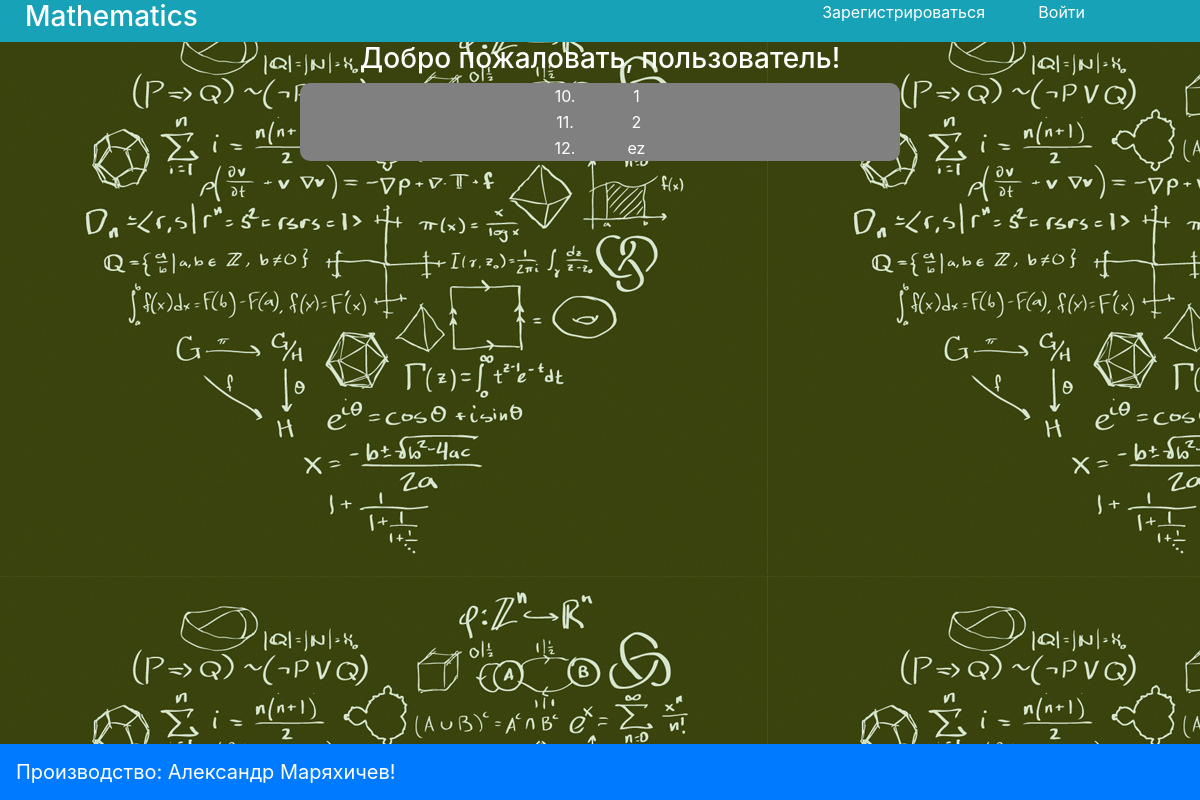
The app's page /, older data.
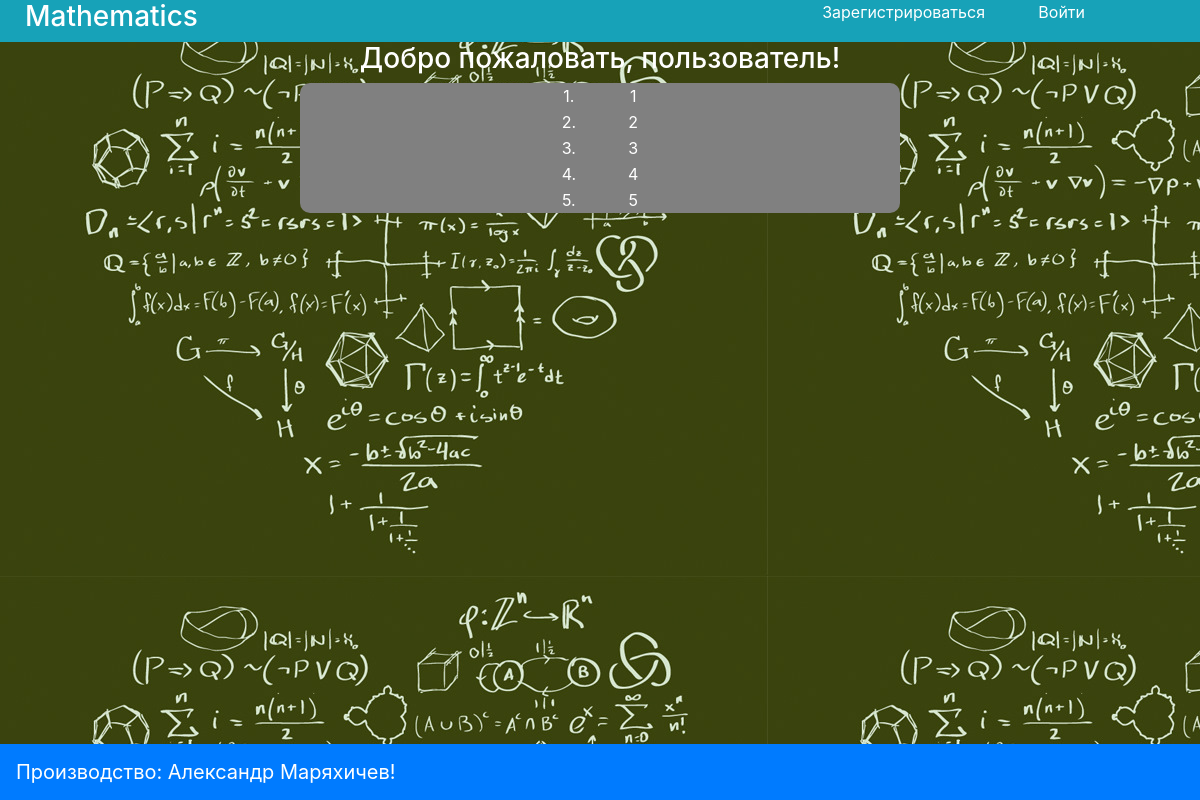
The same page, newer data.
### web/apps/mathem/models.py (models this page shows, shortened)
class Question(models.Model):
    question_title=models.CharField('название вопроса', max_length=200)
    question_text=models.TextField('название вопроса')
    answer_text=models.IntegerField('ответ')
    class Meta:
        verbose_name='Вопрос'
        verbose_name_plural='Вопросы'

### web/apps/registration/views.py (the view)
# urls.py: path('', views.index, name = 'index'),
def index(request):
    latest_question_list=Question.objects.all() #order_by
    username = 'пользователь'
    if request.user.is_authenticated:
        username = request.user
        user_id = username.id
        a = get_object_or_404(Profile, id = user_id)
        list_finish_question = a.solved_task
        list_false_finished_question = a.wrong_solved_task
        if list_finish_question:
            list_finish_question = TextToMass(list_finish_question)
        else:
            list_finish_question = []
        if list_false_finished_question:
            list_false_finished_question = TextToMass(list_false_finished_question)
        else:
            list_false_finished_question = []
    else:
        list_finish_question = []
        list_false_finished_question = []
    context = {'user_name': username, 'latest_question_list':latest_question_list, 'list_finish_question': list_finish_question,
    'list_false_finished_question':list_false_finished_question }
    return render(request, 'registration/index.html', context)

### web/templates/registration/index.html (shortened to what this page needs)
{% extends 'base.html' %}
{% block main %}
<div class="container-fluid">
    <div class="row" style="background-color:#17a2b8!important" >
            <div class="col-6 col-sm-6 col-md-6 col-lg-6 col-xl-6">
               <h3 >  <a style="color:white; padding-left:10px" href="{% url 'registration:index' %}">Mathematics</a> </h3>
            </div>
        {% if request.user.is_authenticated %}
            <div class="col-2 col-sm-2 col-md-2 col-lg-2 col-xl-3" >
            </div>
            <div class="col-2 col-sm-2 col-md-2 col-lg-2 col-xl-2" align = "right">
                  <a href="{% url 'mathem:see_profile' %}" style="color:white">{{user_name}}</a>
            </div>
            <div class="col-2 col-sm-2 col-md-2 col-lg-2 col-xl-1" align="right" style="padding-right:45px" >
                <a style="color:white " href="{% url 'registration:logout' %}">Выйти</a>
            </div>
        {% else %}
            <div class="col col-sm-3 col-md-4 col-lg-4 col-xl-4" align="right">
                    <a  style="color:white " href="{% url 'registration:register' %}">Зарегистрироваться</a>
            </div>
            <div class="col col-sm-3 col-md-2 col-lg-2 col-xl-1" align="right">
                  <a style="color:white "href="{% url 'registration:login' %}">Войти</a>
            </div>
        {% endif %}
    </div>
    <div class="row justify-content-center">
        <div class="col col-sm-6 col-md-6 col-lg-6 col-xl-6" align="center">
            <h3 style="color:white">Добро пожаловать, {{user_name}}!</h3>
        </div>
    </div>
{% endblock %}
    {% block content %}
    <div class="row justify-content-center" >
      <div class="col-6 col-sm-6 col-md-6 col-lg-6 col-xl-6" align="center" style="background-color:grey; border-radius: 10px">
            <div  >
                {% if latest_question_list %}
                      <div class="col col-sm-6 col-md-6 col-lg-6 col-xl-6" >
                        <table align="center">
                            {% for a in latest_question_list %}
                                {% if a.id in list_finish_question %}
                                      <tr align="center" style = 'background:green'>
                                          <td style="color:white">  {{a.id}}. </td>
                                          <td width='50px'></td>
                                          <td><a style="color:white"href="{% url 'mathem:detail' a.id %}">{{a.question_title}}</a></td>
                                      </tr>
                                {% elif a.id in list_false_finished_question %}
                                      <tr align="center" style = 'background:red'>
                                          <td style="color:white">  {{a.id}}. </td>
                                          <td width='50px'></td>
                                          <td><a style="color:white"href="{% url 'mathem:detail' a.id %}">{{a.question_title}}</a></td>
                                      </tr>
                                {% else %}
                                      <tr align="center" >
                                          <td style="color:white">  {{a.id}}. </td>
                                          <td width='50px'></td>
                                          <td><a style="color:white"href="{% url 'mathem:detail' a.id %}">{{a.question_title}}</a></td>
                                      </tr>
                                {% endif %}
                            {%endfor%}
                        </table>
                      </div>
                {% else %}
                    <div class="col col-sm-6 col-md-6 col-lg-6 col-xl-6">
                          Задачи не найдены, Вы можете зарегестрироваться и добавить свои задачи.
                    </div>
              {% endif%}
            </div>
        </div>
    </div>
    <br>
    <div class="row" align="center">
          <div class="col col-sm-6 col-md-6 col-lg-6 col-xl-6">
          </div>
          <div class="col col-sm-6 col-md-6 col-lg-6 col-xl-6">
          </div>
    </div>
</div>
{% endblock%}

### web/templates/base.html (shortened to what this page needs)
<!doctype  html>
<html  lang="en">
<head>
<link  rel="stylesheet"  href="https://maxcdn.bootstrapcdn.com/bootstrap/4.0.0/css/bootstrap.min.css">
</head>
<body background = "media\images\2.jpg">
{% block main  %}{% endblock %}
{%block content%}
{% endblock %}
{% block footer%}
<div class="container">
        <nav class="navbar fixed-bottom navbar-dark bg-primary">
          <div align="center">
            <a align="center" class="navbar-brand" href="#!">Производство: Александр Маряхичев!</a>
          </div>
        </nav>
      </div>
{%endblock%}
</body>
</html>

Row changes from the older to the newer data that the page shows:
removed Question: id "10", question_title "1"
removed Question: id "11", question_title "2"
removed Question: id "12", question_title "ez"
added Question: id "1", question_title "1"
added Question: id "2", question_title "2"
added Question: id "3", question_title "3"
added Question: id "4", question_title "4"
added Question: id "5", question_title "5"
